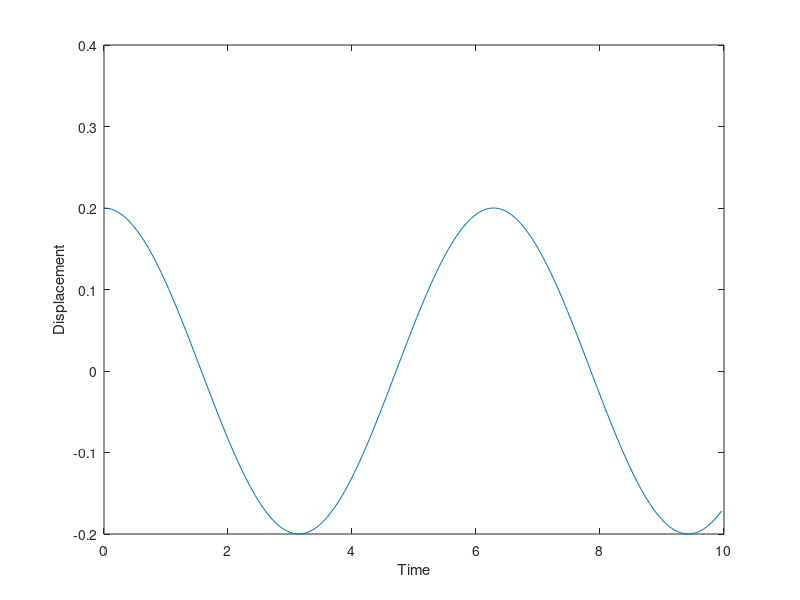

Write MATLAB code to recreate this figure.
n = 250;
dt = 0.04;
v = zeros(n,1); % row vector of dimension n
y = zeros(n,1); % row vector of dimension n
v_dash = zeros(n,1); 
y_dash = zeros(n,1);
time = zeros(n,1); 
y(1)=0.2; %initial displacement

for step = 1:n-1
v_dash=v(step)-0.5*y(step)*dt;
y_dash=y(step)+0.5*v(step)*dt;
v(step+1) = v(step)-y_dash*dt;
y(step+1) = y(step)+v_dash*dt;
time(step+1) = time(step)+dt;
end

plot(time,y);
xlabel('Time');
ylabel('Displacement');
